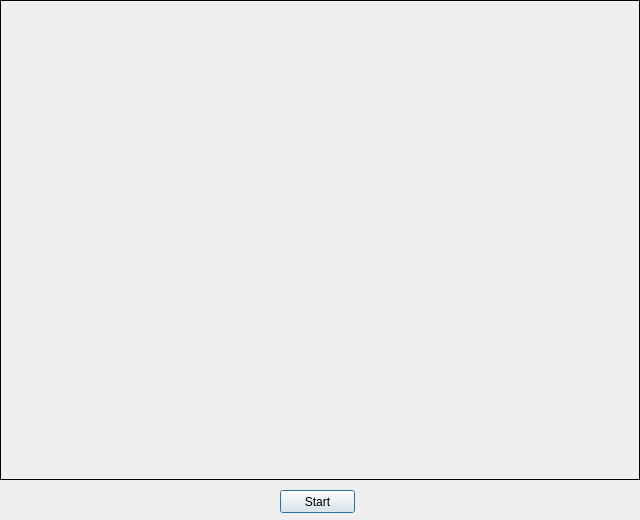
<?xml version="1.0" encoding="UTF-8"?>
<ui version="4.0">
 <class>Dialog</class>
 <widget class="QDialog" name="Dialog">
  <property name="geometry">
   <rect>
    <x>0</x>
    <y>0</y>
    <width>640</width>
    <height>520</height>
   </rect>
  </property>
  <property name="minimumSize">
   <size>
    <width>640</width>
    <height>520</height>
   </size>
  </property>
  <property name="maximumSize">
   <size>
    <width>640</width>
    <height>520</height>
   </size>
  </property>
  <property name="windowTitle">
   <string>Face Recognition</string>
  </property>
  <widget class="QLabel" name="camera_view">
   <property name="geometry">
    <rect>
     <x>0</x>
     <y>0</y>
     <width>640</width>
     <height>480</height>
    </rect>
   </property>
   <property name="minimumSize">
    <size>
     <width>640</width>
     <height>480</height>
    </size>
   </property>
   <property name="maximumSize">
    <size>
     <width>640</width>
     <height>480</height>
    </size>
   </property>
   <property name="frameShape">
    <enum>QFrame::Box</enum>
   </property>
   <property name="frameShadow">
    <enum>QFrame::Plain</enum>
   </property>
   <property name="text">
    <string/>
   </property>
  </widget>
  <widget class="QPushButton" name="start_btn">
   <property name="geometry">
    <rect>
     <x>280</x>
     <y>490</y>
     <width>75</width>
     <height>23</height>
    </rect>
   </property>
   <property name="text">
    <string>Start</string>
   </property>
  </widget>
 </widget>
 <resources/>
 <connections/>
</ui>
